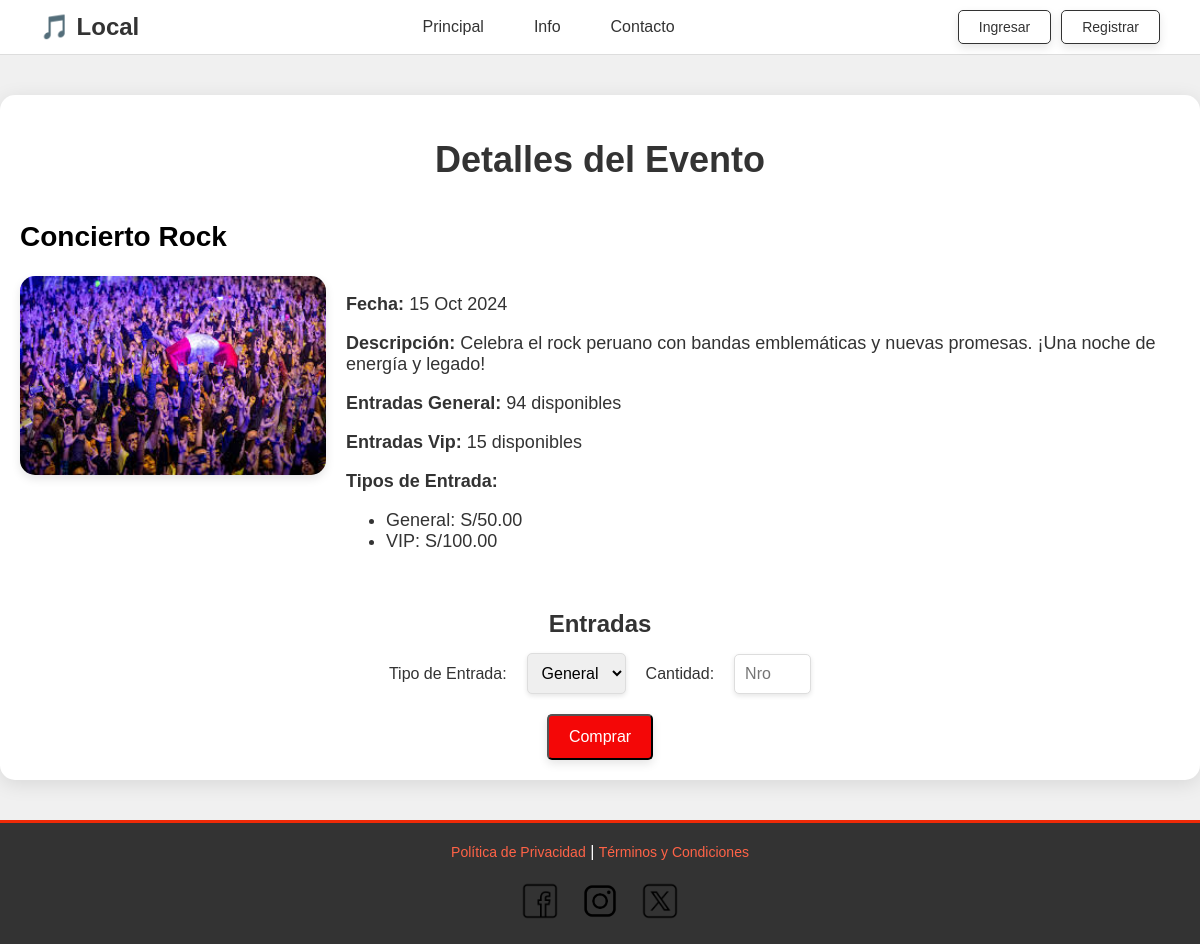
Page /eventos/evento.php?id=1 on the committed database.
### tables this page shows
CREATE TABLE `evento` (
  `idEvento` int(11) NOT NULL,
  `nombreEvento` varchar(150) NOT NULL,
  `descripcionEvento` text DEFAULT NULL,
  `fechahoraEvento` datetime NOT NULL,
  `categoriaEvento` varchar(50) DEFAULT NULL,
  `capacidadEvento` int(11) NOT NULL,
  `entradasGeneralEvento` int(11) NOT NULL,
  `entradasVipEvento` int(11) NOT NULL,
  `imagenEvento` varchar(255) DEFAULT NULL
);

CREATE TABLE `entrada` (
  `idEntrada` int(11) NOT NULL,
  `idEvento` int(11) NOT NULL,
  `tipoEntrada` varchar(50) NOT NULL,
  `costoEntrada` decimal(10,2) NOT NULL
);

### eventos/evento.php (the view, shortened to what this page needs)
<?php
include '../conexion.php';
$idEvento = isset($_GET['id']) ? intval($_GET['id']) : 0;
$sql = "SELECT nombreEvento, descripcionEvento, fechahoraevento, imagenEvento,
               entradasGeneralEvento, entradasVipEvento,
               (entradasGeneralEvento + entradasVipEvento) AS entradasDisponiblesEvento
        FROM evento
        WHERE IdEvento = ?";
$stmt = $conn->prepare($sql);
$stmt->bind_param("i", $idEvento);
$stmt->execute();
$result = $stmt->get_result();
if ($result->num_rows > 0) {
    $evento = $result->fetch_assoc();
} else {
    echo "<p>Evento no encontrado.</p>";
    exit;
}
$sqlEntradas = "SELECT tipoEntrada, costoEntrada FROM entrada WHERE IdEvento = ?";
$stmtEntradas = $conn->prepare($sqlEntradas);
$stmtEntradas->bind_param("i", $idEvento);
$stmtEntradas->execute();
$resultEntradas = $stmtEntradas->get_result();
$entradas = [];
while ($entrada = $resultEntradas->fetch_assoc()) {
    $entradas[] = $entrada;
}
?>
<!DOCTYPE html>
<html lang="es">
<head>
</head>
<body>
<div class="wrapper">
    <header>
        <div class="logo">
            🎵 Local
        </div>
        <nav>
            <ul>
                <li><a href="../index.php">Principal</a></li>
                <li><a href="../info.html">Info</a></li>
                <li><a href="../contacto.html">Contacto</a></li>
            </ul>
        </nav>
        <div class="buttons">
            <a href="../login/login.html" class="buy-btn">Ingresar</a>
            <a href="../login/registro_usuario.html" class="buy-btn">Registrar</a>
        </div>
    </header>
    <div class="container">
        <h1>Detalles del Evento</h1>
        <h2><?php echo htmlspecialchars($evento['nombreEvento']); ?></h2>
        <div class="event-details">
            <img src="<?php echo htmlspecialchars($evento['imagenEvento']); ?>" alt="Evento <?php echo htmlspecialchars($evento['nombreEvento']); ?>">
            <div class="event-info">
                <p><strong>Fecha:</strong> <?php echo date('d M Y', strtotime($evento['fechahoraevento'])); ?></p>
                <p><strong>Descripción:</strong> <?php echo htmlspecialchars($evento['descripcionEvento']); ?></p>
                <p><strong>Entradas General:</strong> <?php echo htmlspecialchars($evento['entradasGeneralEvento']); ?> disponibles</p>
                <p><strong>Entradas Vip:</strong> <?php echo htmlspecialchars($evento['entradasVipEvento']); ?> disponibles</p>
                <p><strong>Tipos de Entrada:</strong></p>
                <ul>
                    <?php foreach ($entradas as $entrada): ?>
                        <li><?php echo htmlspecialchars($entrada['tipoEntrada']) . ": S/" . number_format($entrada['costoEntrada'], 2); ?></li>
                    <?php endforeach; ?>
                </ul>
            </div>
        </div>
        <div class="entry-section">
            <form action="../pasarela.php" method="POST">
                <div class="entry-label">Entradas</div>
                <div class="entry-selection">
                    <label for="tipoEntrada">Tipo de Entrada:</label>
                    <select name="tipoEntrada" id="tipoEntrada" onchange="actualizarMaximo()" required>
                        <?php foreach ($entradas as $entrada): ?>
                            <option value="<?php echo htmlspecialchars($entrada['tipoEntrada']); ?>">
                                <?php echo htmlspecialchars($entrada['tipoEntrada']); ?>
                            </option>
                        <?php endforeach; ?>
                    </select>
                    <label for="cantidad">Cantidad:</label>
                    <input type="number" name="cantidad" id="cantidad" min="1" max="<?php echo $evento['entradasGeneralEvento']; ?>" required placeholder="Nro">
                </div>
                <button type="submit" class="buy-btn" style="margin-top: 20px;">Comprar</button>
            </form>
        </div>
    </div>
    <footer>
        <a href="../privacy.html">Política de Privacidad</a> |
        <a href="../tyc.html">Términos y Condiciones</a>
        <div class="social">
            <a href="https://www.facebook.com/" target="_blank"><img src="../img/facebook.png" alt="Facebook"></a>
            <a href="https://www.instagram.com/" target="_blank"><img src="../img/instagram.png" alt="Instagram"></a>
            <a href="https://x.com/" target="_blank"><img src="../img/x.png" alt="X"></a>
        </div>
    </footer>
</div>
</body>
</html>

### eventos/evento.php (style rules this page uses)
html, body { height: 100%; margin: 0; }
body { font-family: 'Arial', sans-serif; background-color: #f0f0f0; color: #333; display: flex; flex-direction: column; box-sizing: border-box; }
.wrapper { display: flex; flex-direction: column; min-height: 100vh; }
header { background-color: rgb(255, 255, 255); padding: 10px 40px; display: flex; align-items: center; border-bottom: 1px solid #ddd; position: sticky; top: 0; z-index: 100; }
.logo { font-size: 24px; font-weight: bold; display: flex; align-items: center; color: #333; }
nav { flex-grow: 1; display: flex; justify-content: center; }
nav ul { list-style: none; display: flex; margin: 0; padding: 0; }
nav ul li { margin: 0 15px; }
nav ul li a { text-decoration: none; color: #333; font-size: 16px; padding: 10px; border-radius: 5px; }
.buttons { display: flex; gap: 10px; }
.buttons a { padding: 8px 20px; border: 1px solid #333; background-color: transparent; color: #333; border-radius: 5px; text-decoration: none; font-size: 14px; }
.container { flex: 1; max-width: 1200px; margin: 40px auto; padding: 20px; text-align: center; background-color: #fff; box-shadow: 0 4px 20px rgba(0, 0, 0, 0.1); border-radius: 15px; }
h1 { margin-bottom: 40px; font-size: 36px; color: #333; }
h2 { text-align: left; font-size: 28px; color: #000000; }
.event-details { display: flex; justify-content: space-between; align-items: flex-start; margin-bottom: 40px; gap: 20px; }
.event-details img { width: 350px; height: auto; border-radius: 15px; box-shadow: 0 4px 10px rgba(0, 0, 0, 0.1); }
.event-info { flex-grow: 1; text-align: left; font-size: 18px; }
.event-info p { margin-bottom: 15px; }
.buy-btn { display: inline-block; background-color: #f40707; color: #fff; padding: 12px 20px; text-decoration: none; font-size: 16px; border-radius: 5px; transition: background-color 0.3s ease; box-shadow: 0 4px 10px rgba(0, 0, 0, 0.1); }
.entry-section { margin-top: 30px; text-align: center; }
.entry-label { font-size: 24px; font-weight: bold; margin-bottom: 15px; color: #333; }
.entry-selection { display: flex; justify-content: center; align-items: center; gap: 20px; }
select, input[type="number"] { padding: 10px; font-size: 16px; border-radius: 5px; border: 1px solid #ddd; box-shadow: 0 2px 5px rgba(0, 0, 0, 0.1); }
footer { background-color: #333; padding: 20px; color: #fff; border-top: 3px solid #ef2a07; text-align: center; }
footer a { text-decoration: none; color: #ff6347; font-size: 14px; }
.social { display: flex; justify-content: center; gap: 20px; margin-top: 20px; }
.social img { width: 40px; height: 40px; filter: grayscale(100%); transition: filter 0.3s ease; }

### rows in the picture
evento: nombreEvento "Concierto Rock", imagenEvento (picture), fechahoraEvento "15 Oct 2024", descripcionEvento "Celebra el rock peruano con bandas emblemáticas y nuevas promesas. ¡Una noche de energía y legado!", entradasGeneralEvento "94", entradasVipEvento "15"
entrada: tipoEntrada "General", costoEntrada "50.00"
entrada: tipoEntrada "VIP", costoEntrada "100.00"

### other values in the picture
form field tipoEntrada "General"
